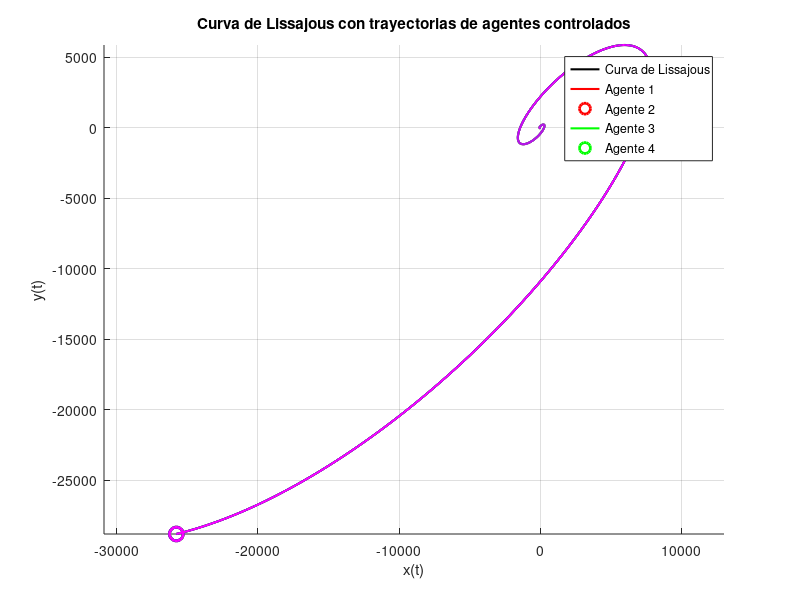

Reproduce this figure in MATLAB.
% Parámetros de la curva de Lissajous
A = 2;          % Amplitud en x
B = 1;          % Amplitud en y
a = 1;          % Frecuencia en x
b = 2;          % Frecuencia en y
delta = 0;      % Diferencia de fase

% Tiempo
t = linspace(0, 10, 1000); % Aumentar el rango de tiempo para la simulación

% Ecuaciones paramétricas de la curva de Lissajous
x_curve = A * sin(a * t + delta);
y_curve = B * sin(b * t);

% Derivadas
dx_dt = A * a * cos(a * t + delta);          % Primera derivada de x(t)
dy_dt = B * b * cos(b * t);                  % Primera derivada de y(t)

% Distancia desde la curva para los agentes
d = 1;

% Posiciones relativas de los agentes con respecto a la curva
offsets = [d, 0; 0, d; -d, 0; 0, -d];

% Parámetros de control
k_a = 1;
k_v = 2;
k_p = 5;

% Inicializar el vector de estados p para los agentes
num_agents = 4;
states = zeros(num_agents, 4, length(t)); % [posición_x, velocidad_x, posición_y, velocidad_y] para cada agente en cada tiempo

% Inicializar estados
for i = 1:num_agents
    states(i, 1, 1) = x_curve(1) + offsets(i, 1); % Posiciones iniciales en x
    states(i, 3, 1) = y_curve(1) + offsets(i, 2); % Posiciones iniciales en y
end

% Simulación
dt = t(2) - t(1);
AA = [0, 1, 0, 0; 0, 0, 0, 0; 0, 0, 0, 1; 0, 0, 0, 0];
BB = [0, 0; 1, 0; 0, 0; 0, 1];

for k = 1:length(t)-1
    % Posiciones deseadas en el siguiente instante de tiempo
    x_des = x_curve(k+1);
    y_des = y_curve(k+1);
    
    for i = 1:num_agents
        p_des = [x_des + offsets(i, 1); y_des + offsets(i, 2)];
        v_des = [dx_dt(k+1); dy_dt(k+1)];

        % Posicion actual
        p_real = states(i, [1, 3], k);
        v_real = states(i, [2, 4], k);

        % Error de posicion
        e_p = p_des - p_real';

        % Error de velocidad
        e_v = v_des - v_real';

        % Control de aceleracion
        u = -k_a * (k_v * e_v - k_p * e_p);

        % Actualizar estados
        states(i, 2, k+1) = states(i, 2, k) + u(1) * dt; % velocidad_x
        states(i, 4, k+1) = states(i, 4, k) + u(2) * dt; % velocidad_y
        states(i, 1, k+1) = states(i, 1, k) + states(i, 2, k) * dt; % posición_x
        states(i, 3, k+1) = states(i, 3, k) + states(i, 4, k) * dt; % posición_y
    end
end

% Graficar la curva de Lissajous y las trayectorias de los agentes
figure;
hold on;

% Graficar la curva de Lissajous
plot(x_curve, y_curve, 'k', 'LineWidth', 1.5);

% Colores para los agentes
colors = ['r', 'g', 'b', 'm'];

% Graficar las trayectorias de los agentes
for i = 1:num_agents
    plot(squeeze(states(i, 1, :)), squeeze(states(i, 3, :)), 'Color', colors(i), 'LineWidth', 1.5);
    plot(states(i, 1, end), states(i, 3, end), 'o', 'Color', colors(i), 'MarkerSize', 10, 'LineWidth', 2); % Posición final
end

title('Curva de Lissajous con trayectorias de agentes controlados');
xlabel('x(t)');
ylabel('y(t)');
grid on;
axis equal;
legend('Curva de Lissajous', 'Agente 1', 'Agente 2', 'Agente 3', 'Agente 4');
hold off;
